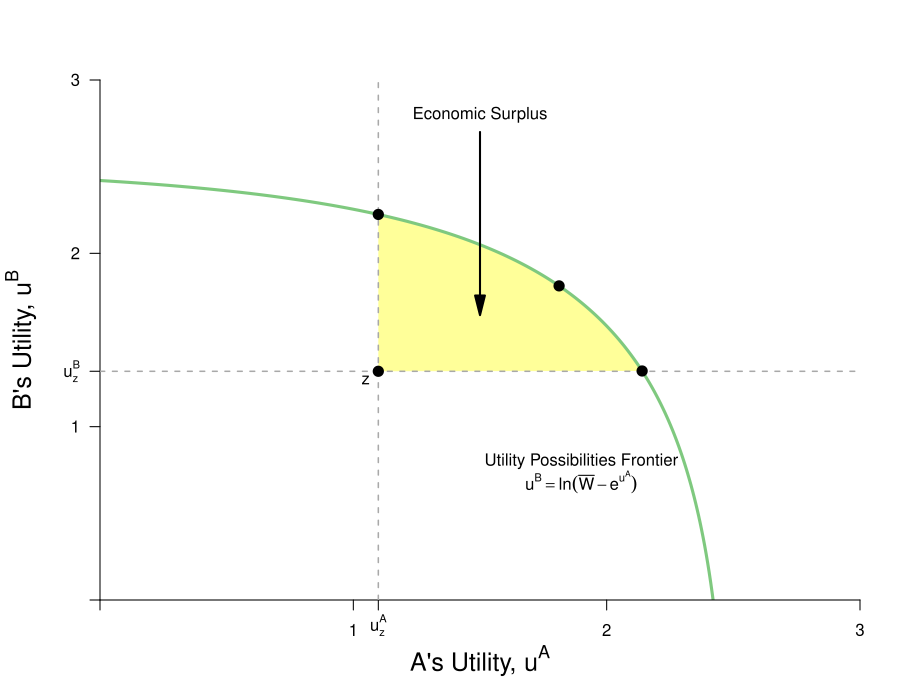

Recreate this plot in R.
require(shape)
require(plotrix)
library(tidyverse)
pdf(file = "property/property_tioli_logs_upf.pdf", width = 9, height = 7)

#Set parameters for graphics
axislabelsize <- 1.5
graphlinewidth <- 3
arrowwidth <- 0.5

#Colors
COL <- c("#7fc97f", "#beaed4", "#fdc086", "#ffff99", "#386cb0", "#f0027f", "#bf5b17", "#666666")
COLA <- c("#99d8c9","#66c2a4","#41ae76", "#238b45", "#005824")
COLB <- c("#4eb3d3", "#2b8cbe", "#0868ac","#084081")

upf <- function(ua) {
  log(5*sqrt(6) - exp(ua))
}



uAlog <- function(xA, yA, alpha = 1/2){
  alpha*log(xA) + (1-alpha)*log(yA)
}

paretoEC <- function(x, ybar = 15, xbar = 10) {
  (ybar/xbar)*x
}



x <- seq(0.01, 10, by = 0.01)
y <- paretoEC(x)
uA <- uAlog(x,y, alpha = 1/2)
uB <- rev(uA)
data <- data.frame(x,y,uA, uB)

# ggplot(data, aes(uA, rev(uA))) + 
#   geom_point() + 
#   xlim(0, 2.5) + 
#   ylim(0, 2.5)

#uAlog(9,1, alpha = 1/2)
#[1] 1.098612

#uAlog(1,4, alpha = 1/2)
#[1] 1.319529

#Notes
#ua = (xa^0.5)*(ya^0.5)
#ub = ((10-xa)^05)*((15-ya)^0.5)

#ua = (10^0.5)*(15^0.5) = 12.24745
#ua_e = u(8,2) = (8^0.5)*(2^0.5) = 4



#Point g
# => x^A = 4/((3/2)^0.5) = 3.27 => x^B = 6.73
# => y^A = 3/2(x^A) = 4.9 => y^B = 10.1
#ua_g(4.9^0.5)*(3.27^0.5) = 4.002874
#ub_g(6.73^0.5)*(10.1^0.5) = 8.244574
#W = (4.002874^0.5)*(8.244574^0.5) = 5.744736

#COL <- c("#7fc97f", "#beaed4", "#fdc086", "#ffff99")
par(mar =  c(5, 5, 4, 2))
xlims <- c(0, 3)
ylims <- c(0, 3)


plot(0, 0, xlim = xlims, ylim = ylims, type = "n",
     xlab = expression(paste("A's Utility, ", u^A)),
     ylab = expression(paste("B's Utility, ", u^B)),
     xaxt = "n", 
     yaxt = "n", 
     cex.lab = axislabelsize, 
     bty = "n",
     xaxs="i", 
     yaxs="i")

npts <- 500 
npts2 <- 501
#Specify the sequences of points for graphing. 
xx1 <- seq(xlims[1], xlims[2], length.out = npts)
xx2 <- seq(xlims[1], xlims[2], length.out = npts)
xx3 <- seq(xlims[1], xlims[2], length.out = npts2)

#polygons
#I need something like xx1 with npts for 

#2.141474
#line 245 to 756 = 512 inclusive
#xrev <- data %>% 
#  filter(uA >= 1.0988206 & uB >= 1.317874)

polyxx <- seq(uAlog(9,1), 2.14, length.out = 200)
xpoly1 <- c(uAlog(9,1), 2.14, polyxx, uAlog(9,1), uAlog(9,1))
ypoly1 <- c(uAlog(1,14), upf(2.14), upf(polyxx), upf(uAlog(9,1)), uAlog(1,14))
polygon(x = xpoly1, y = ypoly1, col=COL[4], density=NULL, border = NA)

#xpoly2 = c(0, 0, 12.24745, xlims[2], xlims[2], 0)
#ypoly2 = c(ylims[2], 12.24745, 0, 0, ylims[2], ylims[2])
#polygon(x = xpoly2, y = ypoly2, col=COL[4], density=NULL, border = NA)



#Draw the lines for the graphs
lines(xx1, upf(xx1), col = COL[1], lwd = graphlinewidth)

#Customize ticks and labels for the plot
ticksy <- c(0,1, 2, uAlog(1, 14), 3)
ylabels <-  c(NA,1, 2, expression(paste(u[z]^B)), 3)
ticksx <-  c(0, 1, 2, uAlog(9, 1), 3)
xlabels <-  c(NA, 1, 2, expression(paste(u[z]^A)), 3)
axis(1, at = ticksx, pos = 0, labels = xlabels)
axis(2, at = ticksy, pos = 0, labels = ylabels, las = 1)

#Annotation of the  graphs
#UPF
text(1.9, 0.8, expression(paste("Utility Possibilities Frontier")))
text(1.9, 0.68, expression(paste(u^B == ln*(bar(W) - e^u^A))))

#SWF
#text(11.5, 4.5, expression(paste("Social Planner's")))
#text(11.5, 4, expression(paste("Iso-welfare Curves")))

#Annotate Point f
#u^A = (5.84^0.5)*(8.77^0.5) = 7.16
#u^B = (4.16^0.5)*(6.23^0.5) = 5.09
#W = (7.16^0.5)*(5.09^0.5) = 6.03692


#text(5.3, 7.3, expression(f))


#Annotate Point i
#(5^0.5)*(7.5^0.5) = 6.123724
#W = (6.123724^0.5)(6.123724^0.5) = 6.123724
#points(6.123724, 6.123724, pch = 16, col = "black", cex = 1.5)
#text(6.3, 6.3, expression(i))

#Annotate point g
#ua_g(4.9^0.5)*(3.27^0.5) = 4.002874
#ub_g(6.73^0.5)*(10.1^0.5) = 8.244574
#W = (4.002874^0.5)*(8.244574^0.5) = 5.744736
#points(8.24, 4, pch = 16, col = "black", cex = 1.5)
#text(8.4, 4.2, expression(g))

#Annotate point e.
#ua_e = (8^0.5)*(2^0.5) = 4
#ub_e = (2^0.5)*(13.1^0.5) = 5.118594
#W = (4^0.5)*(5.118594^0.5) = 4.524862
segments(uAlog(9,1), 0, uAlog(9,1), ylims[2], lty = 2, col = "darkgray", lwd = 1.5)
segments(0, uAlog(1,14), xlims[2], uAlog(1,14), lty = 2, col = "darkgray", lwd = 1.5)

#Annotate z
points(uAlog(9,1), uAlog(1,14), pch = 16, col = "black", cex = 1.5)
text(uAlog(9,1)-0.05, uAlog(1,14)-0.05, expression(z))

points(2.14, upf(2.14), pch = 16, col = "black", cex = 1.5)

points(uAlog(9,1), upf(uAlog(9,1)), pch = 16, col = "black", cex = 1.5)

points(uAlog(5, 7.5), uAlog(5, 7.5), pch = 16, col = "black", cex = 1.5)


#Annotate f
points(5.12, 7.12, pch = 16, col = "black", cex = 1.5)
text(5.3, 7.3, expression(f))
#Annotate g
points(8.24, 4, pch = 16, col = "black", cex = 1.5)
text(8.4, 4.2, expression(g))

#Annotate m
points(5.703502, 4.389995, pch = 16, col = "black", cex = 1.5)
text(5.9, 4.6, expression(m))

#Label economic rents
Arrows(1.5, 2.7, 1.5, 1.7, col = "black", lty = 1, lwd = 2, arr.type = "triangle")
text(1.5, 2.8, expression(paste("Economic Surplus")))

#Point h
#points(4, 10, pch = 16, col = "black", cex = 1.5)
#u^A_h(6, 5) = (6^0.5)*(5^0.5) = 5.477226
#u^A_h(4, 10) = (4^0.5)*(10^0.5) = 6.324555
#points(6.12, 4, pch = 16, col = "black", cex = 1.5)
#text(5.92, 3.8, expression(h))

#Annotate Point i
#(5^0.5)*(7.5^0.5) = 6.123724
#W = (6.123724^0.5)(6.123724^0.5) = 6.123724
points(6.123724, 6.123724, pch = 16, col = "black", cex = 1.5)
text(6.3, 6.3, expression(i))

#Label Participation Constraints
#Aisha's
text(11, 4.4, expression(paste("A's Participation Constraint ", u[z]^A)))

#Betty's
text(7.1, 12.5, expression(paste("B's Participation Constraint ", u[z]^B)))

#Arrows showing Social Planner's choices
#Arrows(5.2, 4.2, 5.9, 4.2, col = "black", lty = 1, lwd = 2, arr.type = "triangle", arr.lwd = arrowwidth)
#Arrows(6.12, 4.2, 6.12, 5.7, col = "black", lty = 1, lwd = 2, arr.type = "triangle", arr.lwd = arrowwidth)

dev.off()
